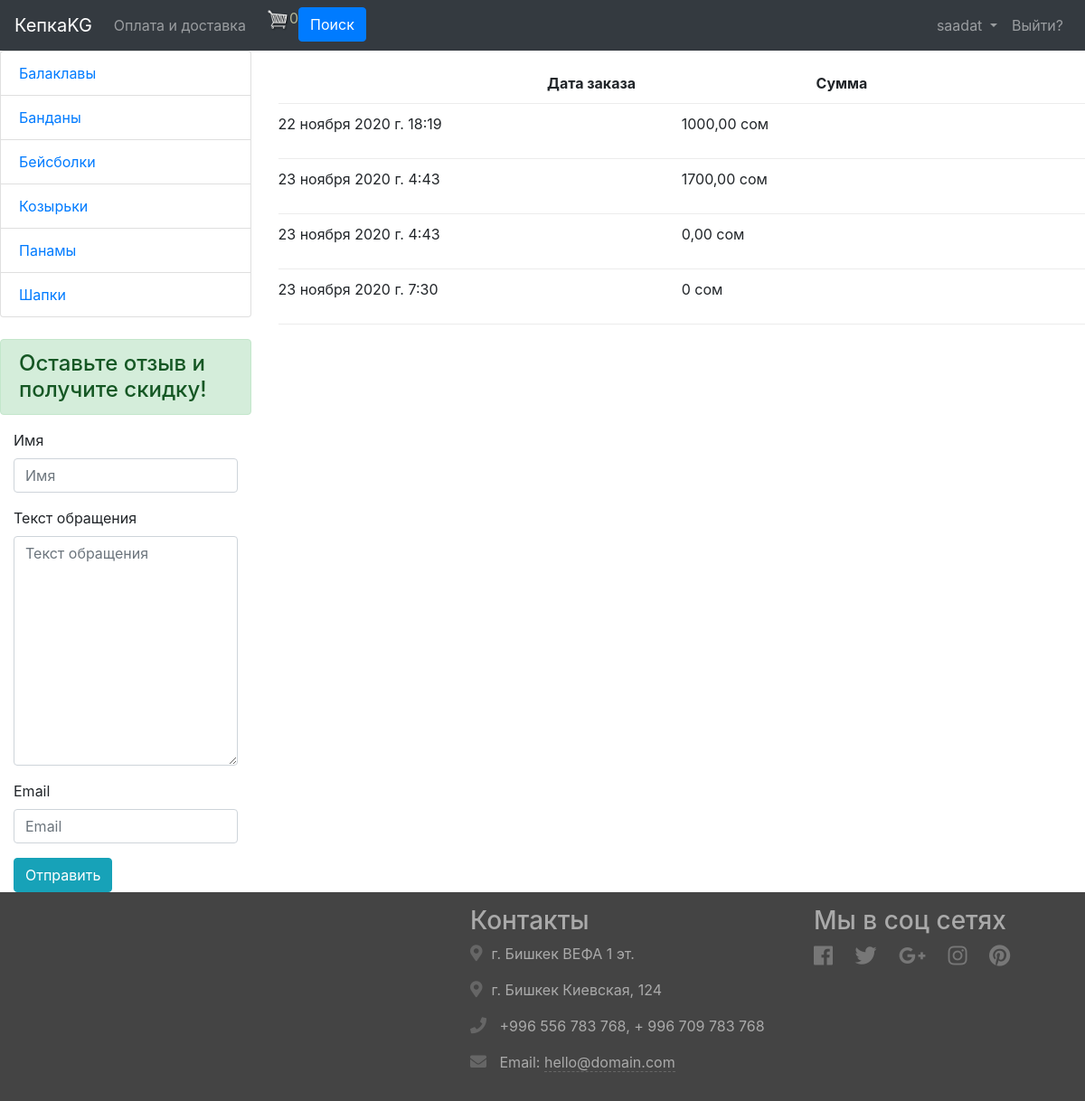
/order/order_list/ (signed in), run on the app's committed database.
### product/models.py (models this page shows, shortened)
class Category(models.Model):
    name = models.CharField(max_length=255, verbose_name="Категория")
    class Meta:
        verbose_name = "категорию"
        verbose_name_plural = "Категории"

class Product(BaseAbstractModel):
    main_image = models.ImageField(
        default='/product_images_main/default_main_photo.png/',
        upload_to='product_images_main',
        verbose_name='Основное фото'
    )
    vendor_code = models.CharField(
        max_length=20,
        unique=True,
        blank=True,
        null=True,
        verbose_name='Артикул'
    )
    description = models.CharField(
        max_length=5000,
        null=True,
        blank=True,
        verbose_name='Описание'
    )
    old_price = models.DecimalField(
        default=0,
        max_digits=11,
        decimal_places=2,
        verbose_name='Текущая цена'
    )
    new_price = models.DecimalField(
        default=0,
        max_digits=11,
        decimal_places=2,
        verbose_name='Новая цена'
    )
    cost_price = models.DecimalField(
        default=0,
        max_digits=11,
        decimal_places=2,
        verbose_name='Себестоимость'
    )
    quantity_in_warehouse = models.IntegerField(
        default=0,
        verbose_name='Колличество на на складе'
    )
    availability = models.BooleanField(
        default=True,
        verbose_name='Наличие в магазине'
    )
    SHOPS = (
        (1, 'ТЦ ЦУМ, 3 этаж, бутик B16'),
        (2, 'ТЦ Вефа, 1 этаж'),
        (3, 'Киевская, 124 (ориентрир ТЦ Караван)'),
        (4, 'г. Ош, ул. Масалиева, 44'),
        (5, 'Все магазины')
    )
    shop = models.IntegerField(
        choices=SHOPS,
        default=5,
        verbose_name='Магазины'
    )
    category = models.ForeignKey(
        to="Category",
        on_delete=models.SET_NULL,
        related_name="product",
        null=True,
        blank=True,
        verbose_name="Категория"
    )
    class Meta:
        verbose_name = "Товар"
        verbose_name_plural = "Товары"
        ordering = ["name"]

### order/models.py (models this page shows, shortened)
class Order(models.Model):
    customer = models.ForeignKey(
        to=Customer,
        null=True, blank=True,
        on_delete=models.SET_NULL
        )
    complete = models.BooleanField(default=False)
    order_date = models.DateTimeField(auto_now_add=True)
    @property
    def get_cart_total(self):
        orderitems = self.orderitem_set.all()
        total = sum([item.get_total for item in orderitems])
        return total
    @property
    def get_cart_items(self):
        orderitems = self.orderitem_set.all()
        total = sum([item.quantity for item in orderitems])
        return total

class OrderItem(models.Model):
    product = models.ForeignKey(
        to=Product,
        null=True,
        on_delete=models.SET_NULL
        )
    order = models.ForeignKey(
        to=Order,
        null=True,
        on_delete=models.SET_NULL
        )
    quantity = models.IntegerField(default=0)
    @property
    def get_total(self):
        total = self.product.old_price * self.quantity
        return total

### order/views.py (the view)
# urls.py: path("order_list/", ordersList, name="orders_list"),
def ordersList(request):
	data = cartData(request)
	cartItems = data['cartItems']
	if request.user.is_authenticated:
		customer = request.user.customer
		orders = customer.customer_orders
		context = {'cartItems':cartItems, 'orders': orders}
		return render(request, 'orders_list.html', context)

### feedback/forms.py
class FeedbackForm(forms.ModelForm):
    class Meta:
        model = Feedback
        fields = ["name", "text","email"]

### order/models.py (called while the page is built)
    @property
    def customer_orders(self):
        orders = self.order_set.all()
        return orders

### order/utils.py (called while the page is built)
def cartData(request):
	if request.user.is_authenticated:
		customer = request.user.customer
		order, created = Order.objects.get_or_create(customer=customer, complete=False)
		items = order.orderitem_set.all()
		cartItems = order.get_cart_items
	else:
		cookieData = cookieCart(request)
		cartItems = cookieData['cartItems']
		order = cookieData['order']
		items = cookieData['items']
	return {'cartItems':cartItems, 'order':order, 'items':items}

### product/context_processors.py (called while the page is built)
def category(request):
    context = {}
    context["categories"] = Category.objects.order_by("name")
    context["feedback_form"] = FeedbackForm()
    return context

### order/templates/orders_list.html
{% extends 'index.html' %}
{% load bootstrap4 %}
{% load static %}
{% block content %}
    <div class="box-element">
        <div class="cart-row">
            <div style="flex:1"></div>
            <div style="flex:1"><strong>Дата заказа</strong></div>
            <div style="flex:1"><strong>Сумма</strong></div>
        </div>
        {% for order in orders %}
        <div class="cart-row">
            <div style="flex:1"><p>{{ order.order_date }}</p></div>
            <div style="flex:1"><p>{{ order.get_cart_total }} сом</p></div>
        </div>
        {% endfor %}
    </div>
{% endblock %}

### product/templates/index.html (shortened to what this page needs)
{% load bootstrap4 %}
{% load static %}
<!DOCTYPE html>
<html lang="ru">
<head>
    <link rel="stylesheet" href="https://stackpath.bootstrapcdn.com/bootstrap/4.5.2/css/bootstrap.min.css">
    <link rel="stylesheet" href="https://maxcdn.bootstrapcdn.com/font-awesome/4.7.0/css/font-awesome.min.css">
    <link rel="stylesheet" href="https://use.fontawesome.com/releases/v5.0.6/css/all.css">
    <link rel="stylesheet" href="{% static 'css/styles.css' %}">
    <link rel="stylesheet" href="{% static 'css/for_cart_icons.css' %}">
</head>
<body>
    <nav class="navbar navbar-expand-md navbar-dark bg-dark">
        <a href="{% url 'products' %}" class="navbar-brand">КепкаKG</a>
        <div class="collapse navbar-collapse" id="navbarCollapse">
            <div class="navbar-nav">
                <a href="{% url 'info' %}" class="nav-item nav-link">Оплата и доставка</a>
                <a href="{% url 'cart' %}">
                  <img  id="cart-icon" src="{% static 'images/cart.png' %}">
                </a>
                <p id="cartItems" style="color:rgb(179, 182, 150)">{{cartItems}}</p>
                <br>
                <form method="get">
                  <button class="btn btn-primary" type="submit">Поиск</button>
                </form>
            </div>
        </div>
          <form class="navbar-nav">
            <li class="nav-item">
                {% if request.user.is_authenticated and request.user %}
                <li class="nav-item dropdown">
                  <a class="nav-link dropdown-toggle" href="#" id="navbardrop" data-toggle="dropdown">
                    {{ request.user.username }}
                  </a>
                </li>
                    <a href="{% url 'account_logout' %}" class="nav-link d-inline">Выйти?</a>
                {% else %}
                    <a href="#" class="nav-link d-inline">
                      Привет, Гость
                    </a>
                    <a href="{% url 'account_login' %}" class="nav-link d-inline">Войти?</a>
                {% endif %}
            </li>
          </form>
    </nav>
    <div>
      {% block page %}
        <div class="row">
          <div class="col-lg-3 col-md-2">
            <div class="list-group">
              {% for category in categories %}
                <a href="{% url 'category' category.id %}"
                  class="list-group-item
                ">
                  {{ category.name }}
                </a>
              {% endfor %}
            </div>
            <br>
            <h4 class="alert alert-success">Оставьте отзыв и получите скидку!</h4>
            <div class="container-fluid">
              <form action="{% url 'feedback' %}" method="POST" enctype="multipart/form-data">
                {% bootstrap_form feedback_form %}
                <button class="btn btn-info">
                  Отправить
                </button>
              </form>
            </div>
          </div>
        <div class="col-lg-9 col-md-10"><br>
          {% block content %}
          {% endblock %}
          <br>
        </div>
      </div>
      {% endblock %}
    </div>
        <footer>
        	<div class="footer-bottom">
		        <div class="container">
		        	<div class="row">
		        		<div class="col-md-4 col-lg-4 footer-about wow fadeInUp">
	                    </div>
		        		<div class="col-md-4 col-lg-4 offset-lg-1 footer-contact wow fadeInDown">
		        			<h3>Контакты</h3>
                            <p><i class="fas fa-map-marker-alt"></i>г. Бишкек ВЕФА 1 эт.</p>
                            <p><i class="fas fa-map-marker-alt"></i>г. Бишкек Киевская, 124</p>
		                	<p><i class="fas fa-phone"></i> +996 556 783 768, + 996 709 783 768</p>
		                	<p><i class="fas fa-envelope"></i> Email: <a href="mailto:hello@domain.com">hello@domain.com</a></p>
	                    </div>
	                    <div class="col-md-4 col-lg-3 footer-social wow fadeInUp">
	                    	<h3>Мы в соц сетях</h3>
	                    	<p>
	                    		<a href="#"><i class="fab fa-facebook"></i></a>
								<a href="#"><i class="fab fa-twitter"></i></a>
								<a href="#"><i class="fab fa-google-plus-g"></i></a>
								<a href="#"><i class="fab fa-instagram"></i></a>
								<a href="#"><i class="fab fa-pinterest"></i></a>
	                    	</p>
	                    </div>
		            </div>
		        </div>
	        </div>
        </footer>
</body>
</html>

### product/static/css/styles.css (style rules this page uses)
.footer-contact p { word-wrap: break-word; }
.footer-contact i { padding-right: 10px; font-size: 18px; color: #666; }
.footer-contact p a { color: #aaa; border-bottom: 1px dashed #666; }
.footer-social a { display: inline-block; margin-right: 20px; margin-bottom: 8px; color: #777; border: 0; }
.footer-social i { font-size: 24px; vertical-align: middle; }
.footer-bottom { padding: 15px 0; background: #444; text-align: left; color: #aaa; }

### data on the page
Category: name "Балаклавы"
Category: name "Банданы"
Category: name "Бейсболки"
Category: name "Козырьки"
Category: name "Панамы"
Category: name "Шапки"
Order: order_date "22 ноября 2020 г. 18:19", get_cart_total "1000,00"
Order: order_date "23 ноября 2020 г. 4:43", get_cart_total "1700,00"
Order: order_date "23 ноября 2020 г. 4:43", get_cart_total "0,00"
Order: order_date "23 ноября 2020 г. 7:30", get_cart_total "0"

### other printed values
{{ cartItems }} "0"
{{ request.user.username }} "saadat"
